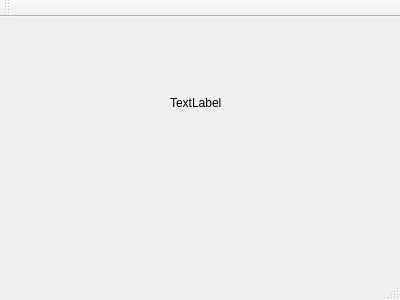
<?xml version="1.0" encoding="UTF-8"?>
<ui version="4.0">
 <class>MainWindow</class>
 <widget class="QMainWindow" name="MainWindow">
  <property name="geometry">
   <rect>
    <x>0</x>
    <y>0</y>
    <width>400</width>
    <height>300</height>
   </rect>
  </property>
  <property name="windowTitle">
   <string>MainWindow</string>
  </property>
  <widget class="QWidget" name="centralWidget">
   <widget class="MyLabel" name="label">
    <property name="geometry">
     <rect>
      <x>170</x>
      <y>80</y>
      <width>54</width>
      <height>12</height>
     </rect>
    </property>
    <property name="text">
     <string>TextLabel</string>
    </property>
   </widget>
  </widget>
  <widget class="QMenuBar" name="menuBar">
   <property name="geometry">
    <rect>
     <x>0</x>
     <y>0</y>
     <width>400</width>
     <height>26</height>
    </rect>
   </property>
  </widget>
  <widget class="QToolBar" name="mainToolBar">
   <attribute name="toolBarArea">
    <enum>TopToolBarArea</enum>
   </attribute>
   <attribute name="toolBarBreak">
    <bool>false</bool>
   </attribute>
  </widget>
  <widget class="QStatusBar" name="statusBar"/>
 </widget>
 <layoutdefault spacing="6" margin="11"/>
 <customwidgets>
  <customwidget>
   <class>MyLabel</class>
   <extends>QLabel</extends>
   <header>mylabel.h</header>
  </customwidget>
 </customwidgets>
 <resources/>
 <connections/>
</ui>
